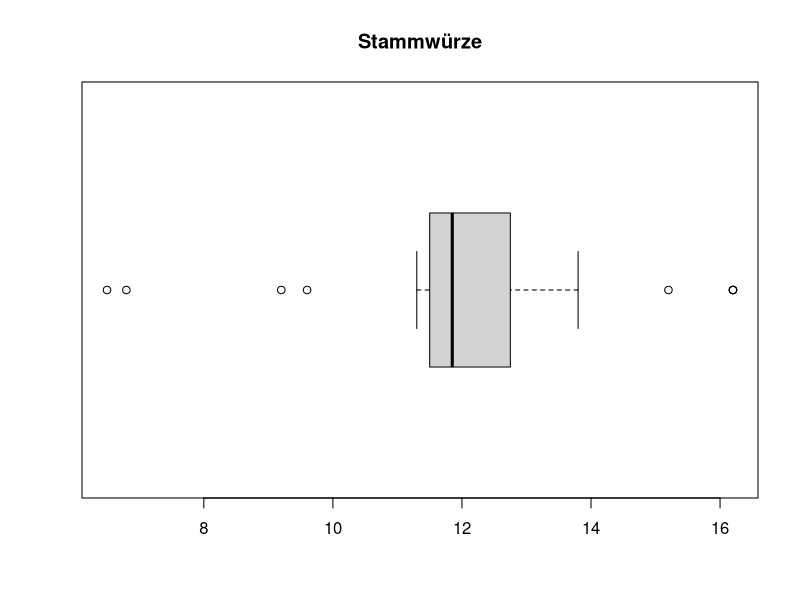
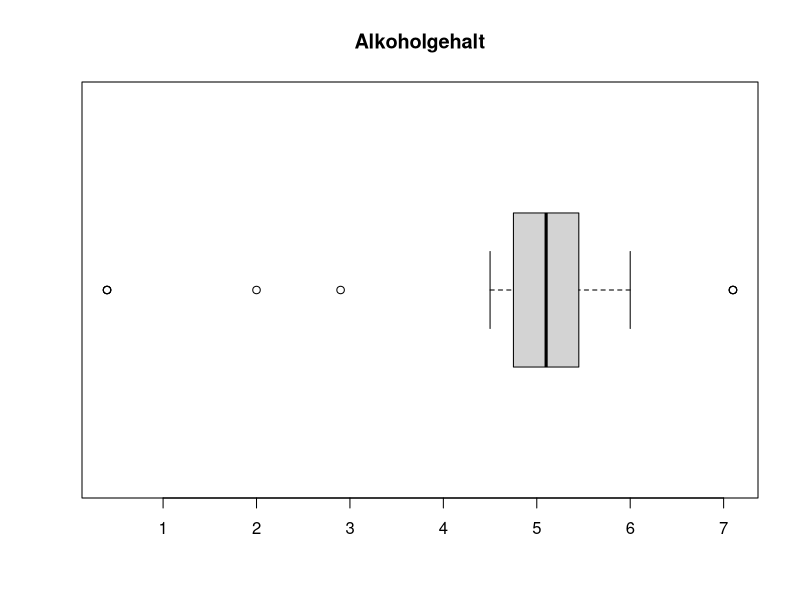
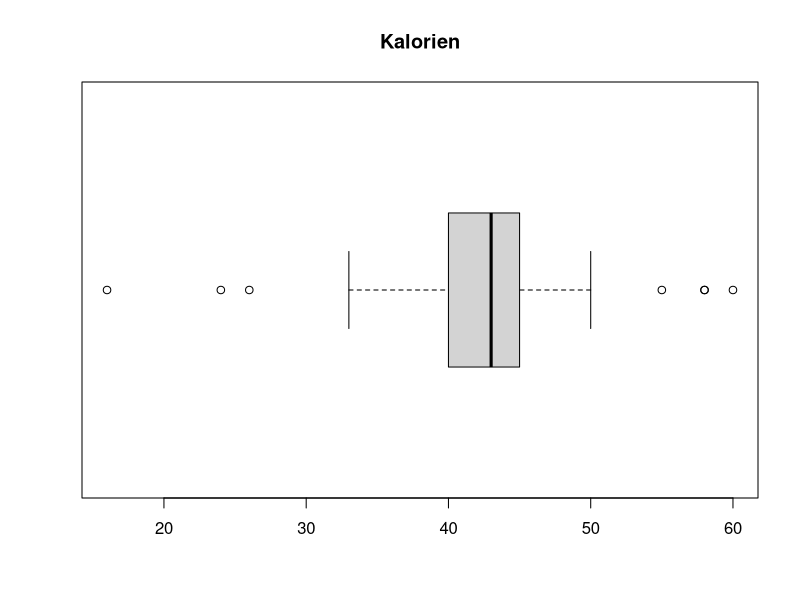
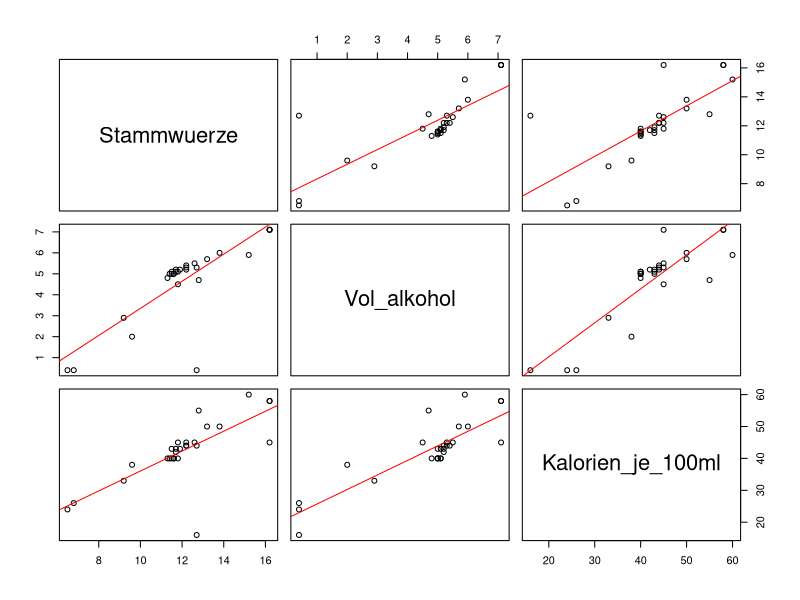
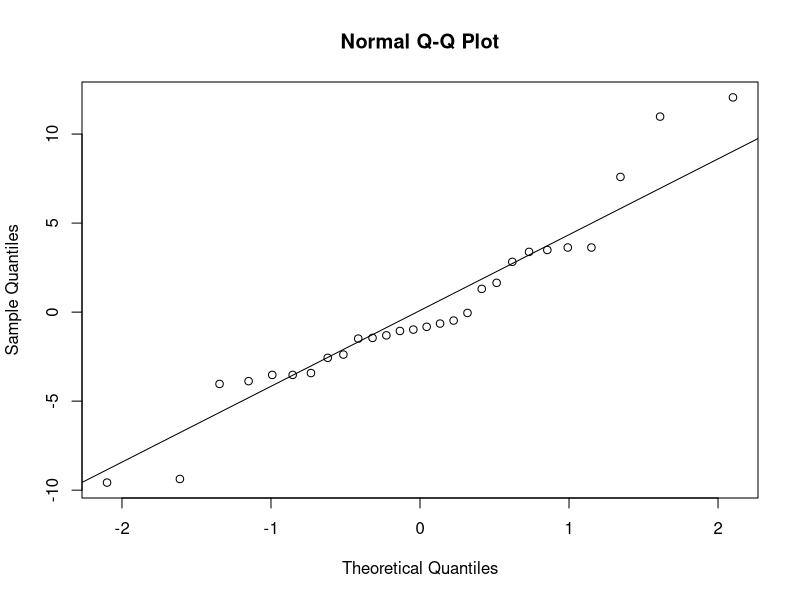
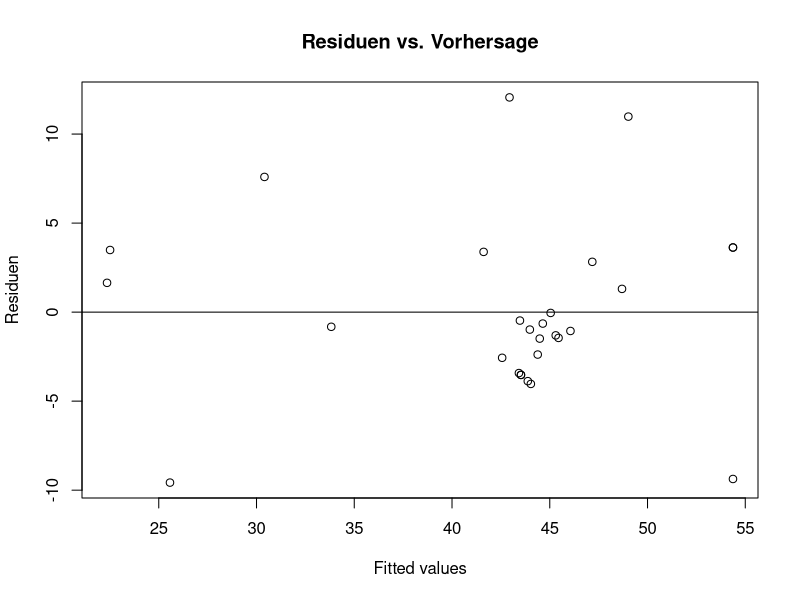
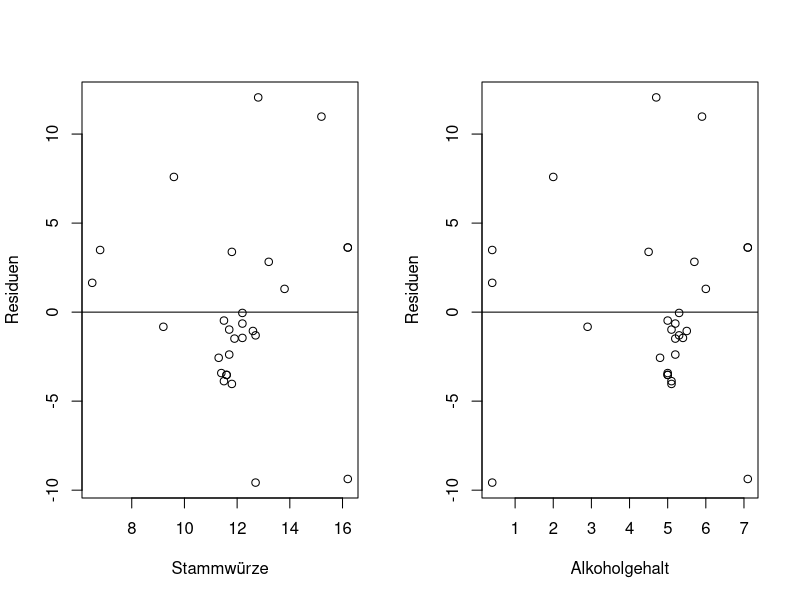

Source code (R) for these figures, in order:
## ---- chunk 1
options(scipen = 9999)
bierdaten = read.table("wi21b043.txt", sep = ";", header = TRUE)
head(bierdaten)
## ---- chunk 2
nrow(bierdaten)
## ---- chunk 3
summary(bierdaten)
## ---- chunk 4
bierdaten_clean <- subset(bierdaten, complete.cases(bierdaten))
## ---- chunk 5
nrow(bierdaten)          # Ursprüngliche Stichprobe
nrow(bierdaten_clean)    # Bereinigte Stichprobe
nrow(bierdaten) - nrow(bierdaten_clean)  # Anzahl der ausgeschlossenen Beobachtungen
## ---- chunk 6
summary(bierdaten_clean)
## ---- chunk 7
boxplot(bierdaten_clean$Stammwuerze, horizontal = TRUE, main ="Stammwürze")
## ---- chunk 8
boxplot(bierdaten_clean$Vol_alkohol, horizontal = TRUE, main ="Alkoholgehalt")
## ---- chunk 9
boxplot(bierdaten_clean$Kalorien_je_100ml, horizontal = TRUE, main ="Kalorien")
## ---- chunk 10
pairs(bierdaten_clean[, c("Stammwuerze", "Vol_alkohol", "Kalorien_je_100ml")],
        panel = function(x, y) {
        points(x, y)
        abline(lm(y ~ x), col = "red")
      })
## ---- chunk 11
cor(bierdaten_clean$Stammwuerze, bierdaten_clean$Vol_alkohol)
## ---- chunk 12
modell <- lm(Kalorien_je_100ml ~ Stammwuerze + Vol_alkohol, data = bierdaten_clean)
summary(modell)
## ---- chunk 13
qqnorm(residuals(modell))
qqline(residuals(modell))
## ---- chunk 14
plot(residuals(modell) ~ fitted(modell),
     main = "Residuen vs. Vorhersage",
     ylab = "Residuen", xlab = "Fitted values")
abline(h = 0)
## ---- chunk 15
par(mfrow = c(1, 2))
plot(residuals(modell) ~ bierdaten_clean$Stammwuerze, ylab = "Residuen", xlab = "Stammwürze")
abline(h = 0)
plot(residuals(modell) ~ bierdaten_clean$Vol_alkohol, ylab = "Residuen", xlab = "Alkoholgehalt")
abline(h = 0)
par(mfrow = c(1, 1))
## ---- chunk 16
gosser <- data.frame(Stammwuerze = 11.9, Vol_alkohol = 5.2)
predict(modell, newdata = gosser, interval = "confidence")
## ---- chunk 17
modell_step <- step(modell)
summary(modell_step)
